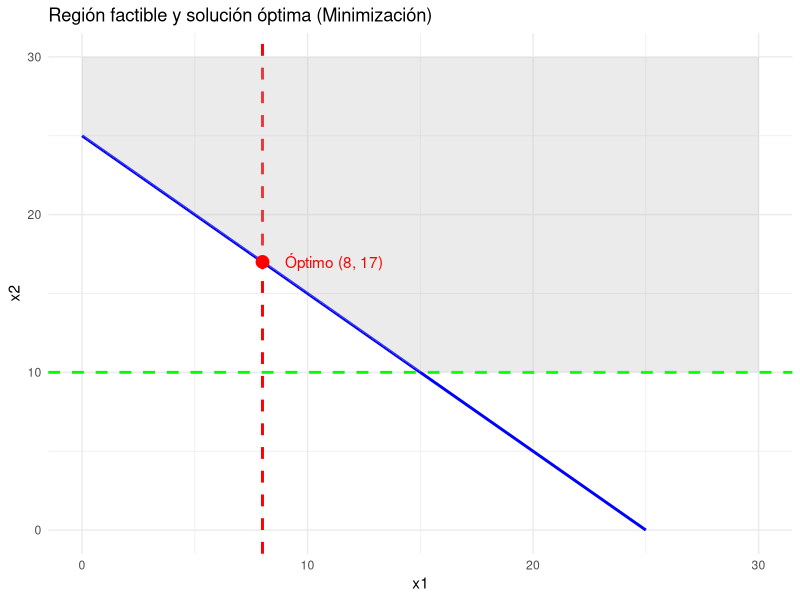

Write R code to recreate this figure.
# Instalar librerías si no las tienes
# install.packages("lpSolve")
# install.packages("ggplot2")

library(lpSolve)
library(ggplot2)

# Definición del problema
f.obj <- c(30, 20)

f.con <- matrix(c(1, 0,
                  0, 1,
                  1, 1),
                nrow = 3, byrow = TRUE)

f.dir <- c(">=", ">=", ">=")
f.rhs <- c(8, 10, 25)

# Resolver
res <- lp("min", f.obj, f.con, f.dir, f.rhs)

cat("Solución:", res$solution, "\n")
cat("Valor mínimo:", res$objval, "\n")

# Crear datos para graficar restricciones
x <- seq(0, 30, 0.1)

# Restricciones: x1 >= 8, x2 >= 10, x1 + x2 >= 25
df <- data.frame(
  x = x,
  y1 = 10,            # x2 >= 10
  y2 = 25 - x         # x1 + x2 >= 25
)

# Graficar
ggplot() +
  # Restricciones
  geom_vline(xintercept = 8, color = "red", linetype = "dashed", size = 1) +
  geom_hline(yintercept = 10, color = "green", linetype = "dashed", size = 1) +
  geom_line(data = df, aes(x = x, y = y2), color = "blue", size = 1) +
  
  # Región factible sombreada
  geom_ribbon(data = df, aes(x = x, ymin = pmax(10, 25 - x), ymax = 30),
              fill = "gray", alpha = 0.3) +
  
  # Punto óptimo
  geom_point(aes(x = res$solution[1], y = res$solution[2]),
             color = "red", size = 4) +
  annotate("text", x = res$solution[1] + 1, y = res$solution[2],
           label = paste0("Óptimo (", res$solution[1], ", ", res$solution[2], ")"),
           hjust = 0, color = "red") +
  
  labs(title = "Región factible y solución óptima (Minimización)",
       x = "x1", y = "x2") +
  xlim(0, 30) + ylim(0, 30) +
  theme_minimal()
